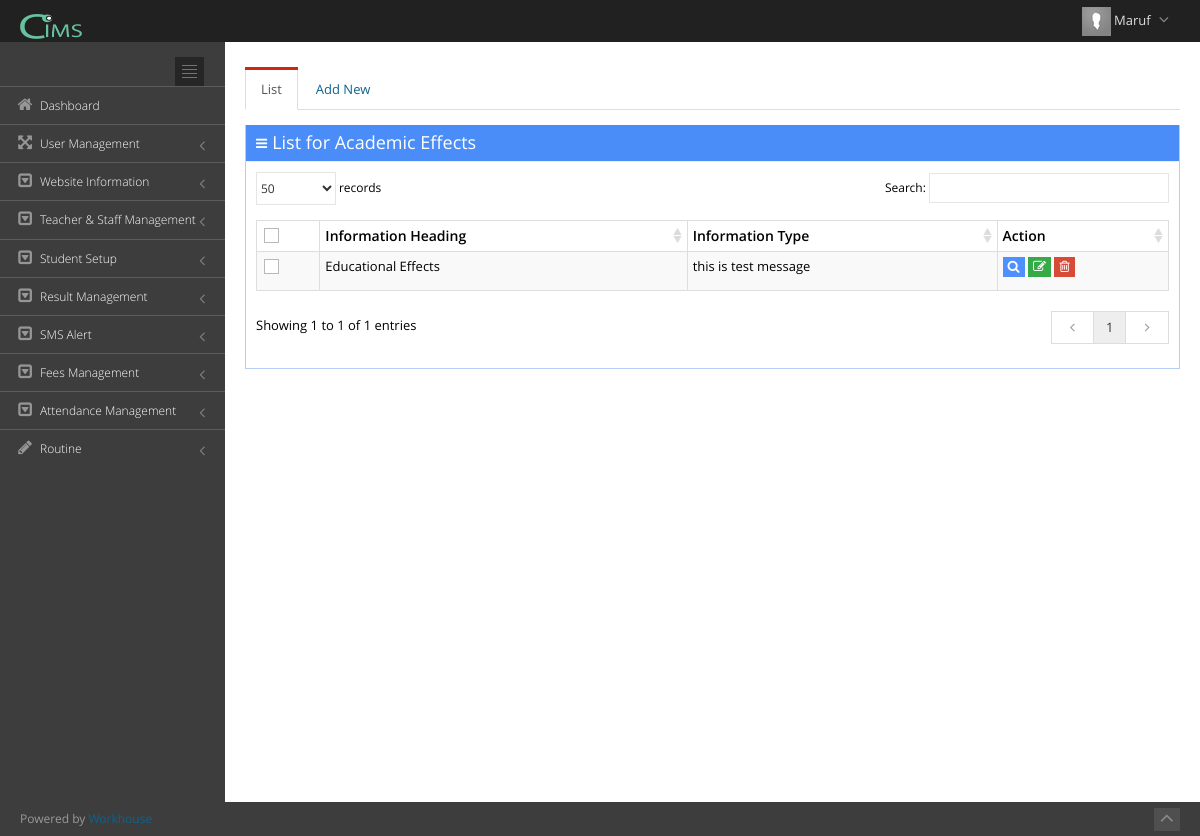
The page /index.php?view=academic_effects (signed in) on the database its author committed.
### tables this page shows
CREATE TABLE `user_admin` (
  `userid` int(11) NOT NULL,
  `username` text NOT NULL,
  `usr_code` varchar(500) NOT NULL,
  `role` varchar(100) NOT NULL,
  `password` varchar(500) NOT NULL,
  `image` varchar(300) NOT NULL,
  `userdate` date NOT NULL,
  `uniqueToken` varchar(40) NOT NULL
);

CREATE TABLE `t_modules` (
  `moduleid` int(11) NOT NULL COMMENT 'module id',
  `name` text NOT NULL,
  `page_caption` text NOT NULL,
  `page_link` text NOT NULL,
  `is_report` int(2) NOT NULL COMMENT '1=report,0=form',
  `is_main` int(2) NOT NULL COMMENT '1=main,0=sub',
  `icon` varchar(300) NOT NULL,
  `show` int(2) NOT NULL COMMENT '1=show,0=hide'
);

CREATE TABLE `tbl_academic_effects` (
  `id` int(11) NOT NULL,
  `school_id` int(11) NOT NULL,
  `information_type` int(11) NOT NULL,
  `effects_details` longtext NOT NULL,
  `status` int(11) NOT NULL,
  `created_on` datetime NOT NULL
);

### include/view.php (called while the page is built, shortened)
<?php
	require('functions.php');
	$htaccess = isset($_SERVER['HTACCESS']);
	if(isset($_GET['view'])){
	 	@$view = $_GET['view'];
	}
	else {
	 	$view = 'login';
	}
	$page = $view.'_asoft.php';
	include($page);
?>

### include/functions.php (called while the page is built, shortened)
<?php
function urlroute($url){
	global $htaccess;
	if(!$htaccess){
		$url = 'index.php?view='.$url;
	}
	return $url;
}
function escape($input){
	return mysql_real_escape_string($input);
}
function name($email){
	$sql = "SELECT username FROM user_admin WHERE usr_code = '$email'";
	$qry = mysql_query($sql) or die ("Error in name selection at header".mysql_error());
	$rs = mysql_fetch_array($qry);
	return $rs['username'];
}
?>

### academic_effects_asoft.php (the view, shortened to what this page needs)
<?php
$sql_Name = "SELECT name,page_link,page_caption FROM `t_modules` where page_link='".$view."'";
$qry_Name = mysql_query($sql_Name);
$page_title = mysql_result($qry_Name, 0, "name");
$page_link = mysql_result($qry_Name, 0, "page_link");
if(isset($_SESSION['com_cbs_aaiam_school_maruf_user_email']) == true)
{
?>
<div class="page-content">
<div class="row">
    <div class="col-md-12">
        <div class="tabbable tabbable-custom boxless">
            <ul class="nav nav-tabs">
                <li class="<?php if(@$_REQUEST['temp']=="Save" || @$_REQUEST['temp']=="View") {echo "";} else{echo "active";}?>"><a href="#tab_0" data-toggle="tab">List</a></li>
                <li class="<?php if(@$_REQUEST['temp']=="Save" || @$_REQUEST['temp']=="View") {echo "active";} else{echo "";}?>"><a href="#tab_1" data-toggle="tab">Add New</a></li>
            </ul>
            <div class="tab-content">
                <div class="tab-pane <?php if(@$_REQUEST['temp']=="Save" || @$_REQUEST['temp']=="View") {echo "";} else{echo "active";}?>" id="tab_0">
                	<div class="portlet box blue ">
                        <div class="portlet-title">
                            <div class="caption"><i class="icon-reorder"></i>List for <?php echo $page_title;?></div>
                        </div>
                        <div class="portlet-body  flip-scroll">
                            <form action=""  class="form-horizontal form-bordered" id="formIDdel" method="post" enctype="multipart/form-data">
                            <table class="table table-bordered table-striped table-condensed flip-content" id="sample_1">
                                <thead class="flip-content">
                                    <tr>
                                        <th><input type="checkbox" class="group-checkable" data-set="#sample_1 .checkboxes" /></th>
                                        <th>Information Heading</th>
                                        <th>Information Type</th>
                                        <th>Action</th>
                                    </tr>
                                </thead>
                                <tbody>
                                <?php
                                $sql_user_admin = "SELECT * FROM tbl_academic_effects";
                                $qry_user_admin = mysql_query($sql_user_admin);
                                while($row = mysql_fetch_array($qry_user_admin)){
									$pk = $row['id'];
                                ?>
                                <tr>
                                    <td><input type="checkbox" class="checkboxes" value="1" /></td>
                                    <td><?php
									if($row['information_type'] == 1){echo "Library Management";}else if($row['information_type'] == 2){echo "Educational Effects";} else if($row['information_type'] == 3){echo "Attendance Report";} else if($row['information_type'] == 4){echo "Accounts Report";}
									 ?></td>
                                    <td><?php echo $row['effects_details']?></td>
                                    <td>
                                    <?php if(@$row_access_acs[3] == 'View') {?>
                                        <a
                                        href="<?php echo urlroute($page_link); ?>&Editid=<?php echo $pk;?>&temp=View"
                                        class="btn btn-xs blue">
                                        <i class="icon-search"></i>
                                        </a>
                                    <?php }?>
                                    <?php if(@$row_access_acs[1] == 'Edit') {?>
                                        <a onclick="return confirm('Do you want to Edit?')"
                                        href="<?php echo urlroute($page_link); ?>&Editid=<?php echo $pk;?>&temp=Save"
                                        class="btn btn-xs green">
                                        <i class="icon-edit"></i>
                                        </a>
                                    <?php }?>
                                    <?php if(@$row_access_acs[2] == 'Delete') {?>
                                        <a 	onclick="return confirm('Do you want to Delete?')"
                                        href="<?php echo urlroute($page_link); ?>&Deleteid=<?php echo $pk;?>&temp=Delete"
                                        class="btn btn-xs red">
                                        <i class="icon-trash"></i>
                                        </a>
                                    <?php }?>
                                    </td>
                                </tr>
                                <?php } ?>
                                </tbody>
                            </table>
                            </form>
                        </div>
                    </div>
                </div>
        	</div>
        </div>
    </div>
</div>
</div>
<?php
} else
{
?>  <script type="text/javascript">
location.replace('index.php');
</script>
<?php }?>

### include/nav_header.php (shortened to what this page needs)
<div class="header navbar navbar-inverse navbar-fixed-top">
        <div class="header-inner">
           <a class="navbar-brand" href="#" target="_blank">
            <img src="img/login-logo.png" alt="logo" class="img-responsive" style="height:25px"/>
            </a>
            <ul class="nav navbar-nav pull-right">
                <li class="dropdown user">
                	<a href="#" class="dropdown-toggle" data-toggle="dropdown" data-hover="dropdown" data-close-others="true">
                        <?php
						$sql_view = "SELECT * FROM user_admin WHERE usr_code='".@$_SESSION['com_cbs_aaiam_school_maruf_user_email']."'";
						$qry_view = mysql_query($sql_view) or die("Error in view ->".mysql_error());
						$rs_view = mysql_fetch_array($qry_view);
						@$path = 'img/user/'.@$rs_view["image"];
						if(@$rs_view["image"] != "" && file_exists($path)==true){
							$thumbs  = 'img/user/thumbs/small'.@$rs_view["image"];
						}else{
							$thumbs  = 'assets/img/avatar.png';
						}
						?>
                        <img alt="" src="<?php echo $thumbs;?>" height="29"/>
               	 		<span class="username"><?php echo name($_SESSION['com_cbs_aaiam_school_maruf_user_email']);?></span>
                		<i class="icon-angle-down"></i>
                	</a>
                </li>
            </ul>
        </div>
</div>

### include/nav_sidebar.php (shortened to what this page needs)
<div class="page-sidebar navbar-collapse collapse">
         <ul class="page-sidebar-menu">
            <li>
               <div class="sidebar-toggler hidden-phone"></div>
            </li>
            <?php
$Select = mysql_query("SELECT * FROM `hierarchy`");
while($Row = mysql_fetch_assoc($Select)){
	if($Row['category'] == 'm'){
		$Arr[$Row['hierarchy_id']] = $Row['sub_category'];
	}else{
		$Childs[$Row['category']][$Row['hierarchy_id']] = $Row['sub_category'];
	}
}
function gettree($Array,$view,$macs){
		foreach($Array as $key => $value){
			if(array_key_exists($value,@$macs)){
				$sql_category_name = "SELECT * FROM t_modules WHERE moduleid = '".escape($value)."'";
				$qry_category_name = mysql_query($sql_category_name);
				while($rs_category_name = mysql_fetch_array($qry_category_name))
				{
					$name = $rs_category_name['name'];
					$page_link = $rs_category_name['page_link'];
					$icon = $rs_category_name['icon'];
				}
				$qry_is_main_cat = mysql_query("SELECT category FROM `hierarchy` WHERE hierarchy_id=$key");
				$is_main_cat = mysql_result($qry_is_main_cat, 0, "category");
				echo '<li id="module_'.$value.'" ';
					if($page_link == $view) echo 'class="active "';
				echo '>';
					echo '<a   href="'.urlroute($page_link).'"';
					echo '>';
						echo '<i class="'.$icon.'"></i>';
						echo '<span class="title">';
						echo $name;
						echo '</span>';
					echo '</a> ';
				if($is_main_cat != 'm'){
					echo '</li>';
				}
			}
		}
}
gettree($Arr,$view,$macs);
?>
         </ul>
      </div>

### assets/css/style-metronic.css (style rules this page uses)
div, input, select, textarea, span, img, table, td, th, p, a, button, ul, code, pre, li { -webkit-border-radius: 0 !important; -moz-border-radius: 0 !important; border-radius: 0 !important; }
.btn { border-width: 0; padding: 7px 14px; font-size: 14px; outline: none !important; -webkit-box-shadow: none !important; -moz-box-shadow: none !important; box-shadow: none !important; -webkit-border-radius: 0 !important; -moz-border-radius: 0 !important; border-radius: 0 !important; -webkit-text-shadow: none; -moz-text-shadow: none; text-shadow: none; }
.btn.red { color: white; text-shadow: none; background-color: #d84a38; }
.btn.blue { color: white; text-shadow: none; background-color: #4d90fe; }
.btn.green { color: white; text-shadow: none; background-color: #35aa47; }
.btn > i { font-size: 14px; }
.btn-sm, .btn-xs { padding: 5px 10px; font-size: 12px; line-height: 1.5; }
.btn-sm > i, .btn-xs > i { font-size: 13px; }
.btn-xs { padding: 1px 5px; }
.nav-tabs, .nav-pills { margin-bottom: 10px; }
.table thead > tr > th { border-bottom: 0; }

### assets/css/style-responsive.css (style rules this page uses)
@media (min-width: 992px) { .page-sidebar { position: absolute; width: 225px; } }
@media (min-width: 992px) { .page-sidebar.navbar-collapse { max-height: none !important; } }
@media (min-width: 992px) { .page-content { margin-left: 225px; margin-top: 0px; min-height: 760px; padding: 25px 20px 20px 20px; } }

### assets/css/plugins.css (style rules this page uses)
.dataTable { width: 100% !important; clear: both; margin-top: 5px; }
.dataTable > thead > tr > th.sorting, .dataTable > thead > tr > th.sorting_asc, .dataTable > thead > tr > th.sorting_desc { padding-right: 18px; }

### assets/css/themes/default.css (style rules this page uses)
body { background-color: #3d3d3d !important; }
.header { filter: none !important; background-image: none !important; background-color: #212121 !important; }
.header .navbar-nav li.dropdown .dropdown-toggle i { color: #8a8a8a !important; }
.page-sidebar { background-color: #3d3d3d; }
ul.page-sidebar-menu > li > a { border-top: 1px solid #5c5c5c !important; color: #ffffff !important; }
ul.page-sidebar-menu > li:last-child > a { border-bottom: 1px solid transparent !important; }
ul.page-sidebar-menu > li a i { color: #969696; }
.sidebar-toggler { background-image: url(../../img/sidebar-toggler.jpg); background-color: #242424; }

### rows shown on the page
user_admin: username "Maruf"
t_modules: name "Dashboard"
t_modules: name "User Management"
t_modules: name "Website Information"
t_modules: name "Teacher & Staff Management"
t_modules: name "Student Setup"
t_modules: name "Result Management"
t_modules: name "SMS Alert"
t_modules: name "Fees Management"
t_modules: name "Attendance Management"
t_modules: name "Routine"
t_modules: name "Academic Effects"
tbl_academic_effects: information_type "Educational Effects", effects_details "this is test message"
